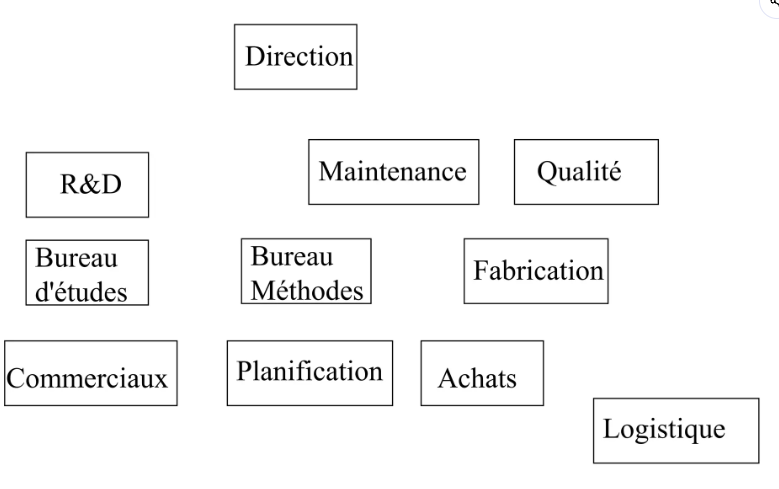
#> input picture assets/assets_image17.png, 779 x 489 px, given as the content of the folder C:/ppt/_check/bg/../../assets/assets_image17.png, which was not available
$ python _sheet.py ../../assets/assets_image17.png
#> lines starting #> are read from the running program, lines starting #| are printed output that depends on the picture
# -*- coding: utf-8 -*-
import os, sys, io, json
from PIL import Image, ImageDraw
sys.stdout = io.TextIOWrapper(sys.stdout.buffer, encoding="utf-8", errors="replace")
OUT = r"C:\ppt\_check\bg"
theme = sys.argv[1]
d = os.path.join(OUT, theme)
files = sorted(f for f in os.listdir(d) if f.lower().endswith((".jpg", ".png", ".jpeg")))
cols = 4
rows = (len(files) + cols - 1) // cols
tw, th = 460, 260
sheet = Image.new("RGB", (cols * tw, rows * (th + 24)), (18, 22, 34))
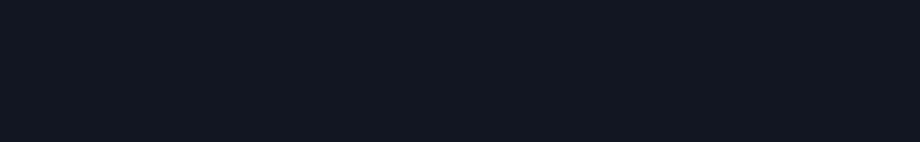
#> sheet: PIL image 1840x284 RGB (shown at 1/2 size); mean R, G, B 18, 22, 34
dr = ImageDraw.Draw(sheet)
for i, f in enumerate(files):
    im = Image.open(os.path.join(d, f)).convert("RGB")
    im.thumbnail((tw - 8, th - 8))
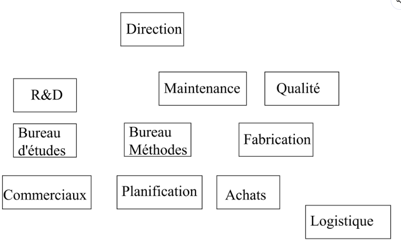
#> im: PIL image 401x252 RGB; mean R, G, B 246.1, 246.1, 246.1
    x = (i % cols) * tw + (tw - im.width) // 2
#> x = 29
    y = (i // cols) * (th + 24) + (th - im.height) // 2
#> y = 4
    sheet.paste(im, (x, y))
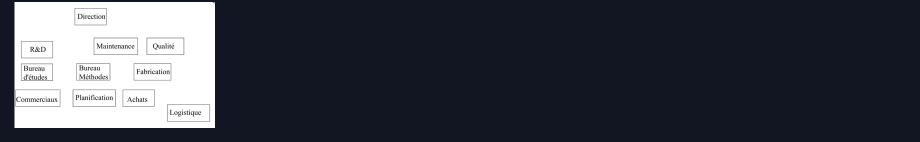
#> sheet: PIL image 1840x284 RGB (shown at 1/2 size); mean R, G, B 62.1, 65.3, 75
    dr.text(((i % cols) * tw + 8, (i // cols) * (th + 24) + th + 4), f, fill=(255, 220, 150))
sheet.save(os.path.join(OUT, f"{theme}_sheet.jpg"), quality=88)
print(theme, len(files), "->", f"{theme}_sheet.jpg")

$ run again, on assets/assets_image18.png
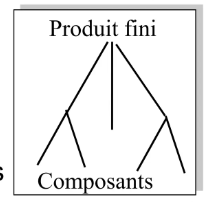
#> input picture assets/assets_image18.png, 212 x 202 px, given as the content of the folder C:/ppt/_check/bg/../../assets/assets_image18.png, which was not available
#> im is the input picture: PIL image 212x202 RGB; mean R, G, B 236.5, 236.5, 236.5
#> `sheet.paste(im, (x, y))`:
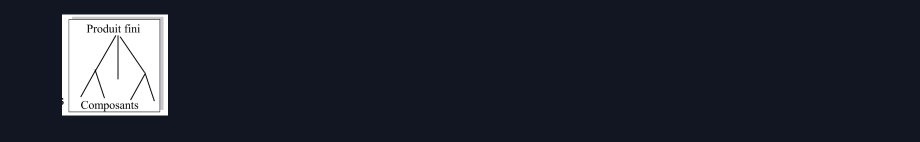
#> sheet: PIL image 1840x284 RGB (shown at 1/2 size); mean R, G, B 35.9, 39.6, 50.6

$ run again, on assets/assets_image19.png
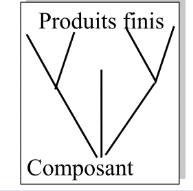
#> input picture assets/assets_image19.png, 193 x 191 px, given as the content of the folder C:/ppt/_check/bg/../../assets/assets_image19.png, which was not available
#> im is the input picture: PIL image 193x191 RGB; mean R, G, B 235.5, 235.5, 235.6
#> `sheet.paste(im, (x, y))`:
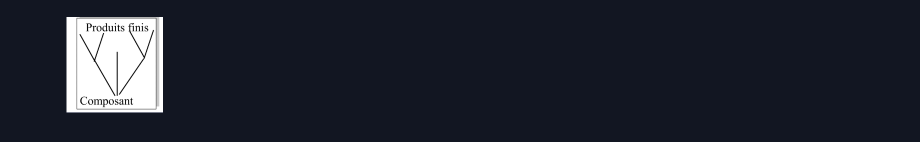
#> sheet: PIL image 1840x284 RGB (shown at 1/2 size); mean R, G, B 33.3, 37.1, 48.2
